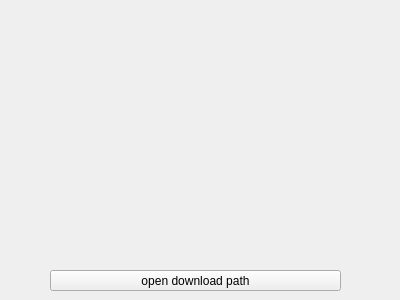
<?xml version="1.0" encoding="UTF-8"?>
<ui version="4.0">
 <class>Form</class>
 <widget class="QWidget" name="Form">
  <property name="geometry">
   <rect>
    <x>0</x>
    <y>0</y>
    <width>400</width>
    <height>300</height>
   </rect>
  </property>
  <property name="windowTitle">
   <string>Form</string>
  </property>
  <widget class="QPushButton" name="pushButton">
   <property name="geometry">
    <rect>
     <x>50</x>
     <y>270</y>
     <width>291</width>
     <height>21</height>
    </rect>
   </property>
   <property name="text">
    <string>open download path</string>
   </property>
  </widget>
 </widget>
 <resources/>
 <connections/>
</ui>
